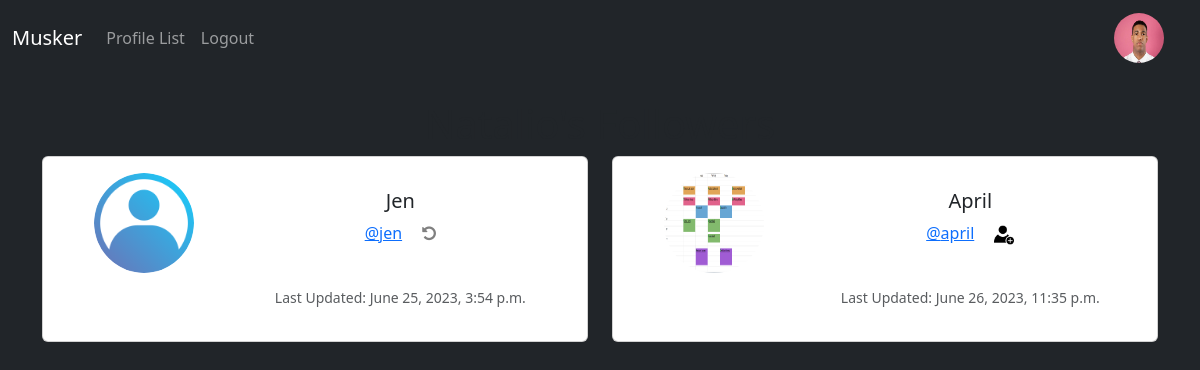
Screenshot of /profile/followers1/ (signed in) with the database file from the repository.
### musker/models.py (models this page shows, shortened)
class Profile(models.Model):
    user = models.OneToOneField(User, on_delete=models.CASCADE)
    follows  = models.ManyToManyField('self',related_name="followed_by",symmetrical=False,blank=True)
    date_modified = models.DateTimeField(User, auto_now=True)
    profile_image = models.ImageField(null=True,blank=True, upload_to='images/')
    profile_bio = models.CharField(null=True, blank=True, max_length=500)
    homepage_link= models.CharField(null=True, blank=True, max_length=500)
    facebook_link = models.CharField(null=True, blank=True, max_length=500)
    instagram_link = models.CharField(null=True, blank=True, max_length=500)
    linkedIn_link = models.CharField(null=True, blank=True, max_length=500)

### musker/views.py (the view)
# urls.py: path('profile/followers<int:pk>/', views.followers, name='followers'),
def followers(request,pk):
    if request.user.is_authenticated:
        if request.user.id == pk:
            profiles = Profile.objects.get(user_id = pk)
            return render(request, 'followers.html',
                        {'profiles':profiles})
        else:
             messages.success(request, ("That's not your profile page"))
        return redirect('home')
    else:
        messages.success(request, ("You must be logged In"))
        return redirect('home')

### musker/templates/followers.html (shortened to what this page needs)
{% extends 'base.html' %}
{% load static %}
{% block content %}
<div class="container text-center">
    <h1>{{ request.user.first_name }}'s Followers</h1>
    {% if profiles %}
        <div class="row justify-content-center">
            {% for profile in profiles.followed_by.all %}
                <div class="col-md-6">
                    <div class="card mb-3 p-3">
                        <div class="row g-0">
                            <div class="col-md-4">
                                {% if profile.profile_image %}
                                    <img src="{{ profile.profile_image.url }}" width=100 height=100 class="" style="border-radius:50%" alt="{{ profile.user.username }}">
                                {% else %}
                                    <img src="{% static 'images/profile_img.png' %}" width=100 height=100 class="" style="border-radius:50%" alt="profile image">
                                {% endif %}
                            </div>
                            <div class="col-md-8">
                                <div class="card-body">
                                    <h5 class="card-title">{{ profile.user.username }}</h5>
                                    <p><a class="card-text" href="{% url 'profile' profile.user.id %}">@{{ profile.user.username|lower }}</a>
                                    {% if profile in profiles.follows.all %}
                                        <a href="{% url 'unfollow' profile.user.id %}">
                                            <i class="fa fa-undo ms-3" style="color:gray" aria-hidden="true"></i>
                                        </a>
                                    {% else %}
                                        <a href="{% url 'follow' profile.user.id %}">
                                            <img src="{% static 'images/follow.avif' %}" width="20" class="ms-3">
                                        </a>
                                    {% endif %}
                                    </p><br>
                                    <p class="card-text"><small class="text-body-secondary">Last Updated: {{ profile.date_modified }}</small></p>
                                </div>
                            </div>
                        </div>
                    </div>
                </div>
            {% endfor %}
        </div>
    {% endif %}
</div>
<br>
{% endblock %}

### musker/templates/navbar.html (shortened to what this page needs)
{% load static%}
<nav class="navbar navbar-expand-lg navbar-dark text-light">
   <div class="container-fluid">
      <a class="navbar-brand" href="{%url 'home' %}">Musker</a>
      <div class="collapse navbar-collapse" id="navbarSupportedContent">
         <ul class="navbar-nav me-auto mb-2 mb-lg-0">
            <li class="nav-item">
               <a class="nav-link" href="{% url 'profile_list'%}">Profile List</a>
            </li>
            {%if user.is_authenticated%}
            <li class="nav-item">
               <a class="nav-link" href="{% url 'logout' %}">Logout</a>
            </li>
            {%endif%}
         </ul>
         {%if user.is_authenticated%}
         <ul class="navbar-nav ml-auto">
            <li class="nav-link navbar-brand">
               <a href="{% url 'profile' request.user.id %}">
               {%if user.profile.profile_image%}
               <img src="{{user.profile.profile_image.url}}" width=50 height=50 class="" style="border-radius:50%" >
               {%else%}
               <img src="{% static 'images/profile_img.png' %}" width=50 height=50 class="" style="border-radius:50%" alt="profile image">
               {%endif%}
               </a>
            </li>
         </ul>
         {%endif%}
      </div>
   </div>
</nav>

### rows the page displays
Profile: user.username "Jen", user.username "jen", date_modified "June 25, 2023, 3:54 p.m."
Profile: profile_image (picture), user.username "April", user.username "april", date_modified "June 26, 2023, 11:35 p.m."
